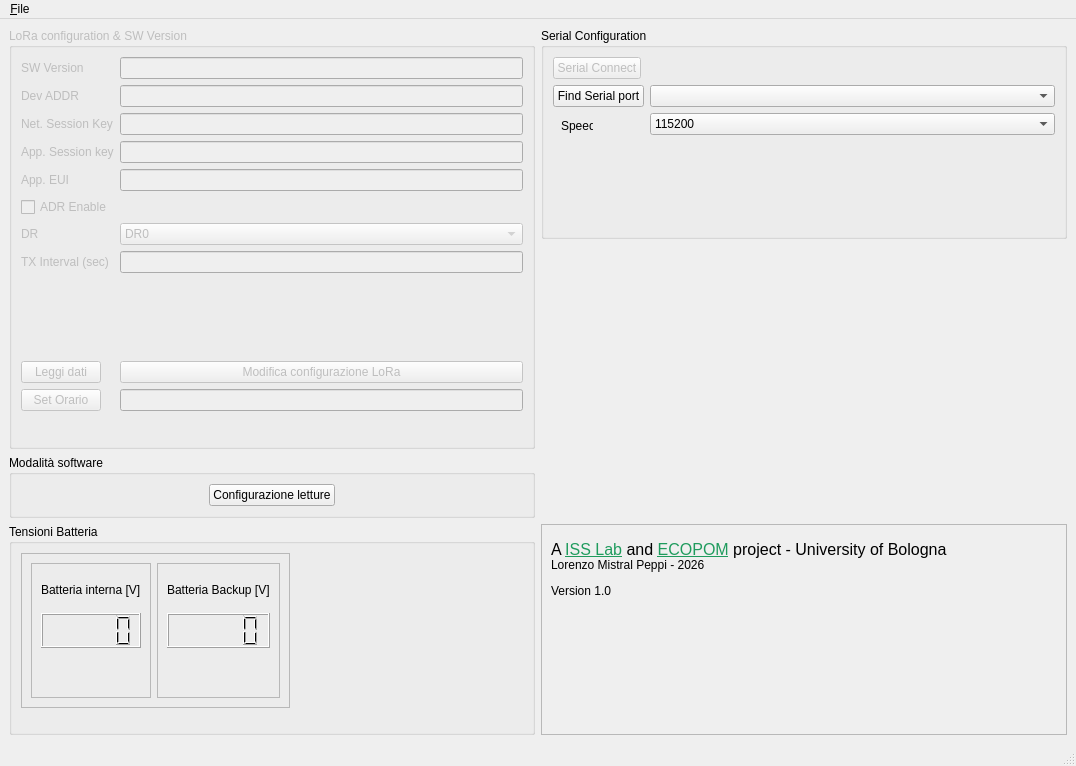
<?xml version="1.0" encoding="UTF-8"?>
<ui version="4.0">
 <class>MainWindow</class>
 <widget class="QMainWindow" name="MainWindow">
  <property name="geometry">
   <rect>
    <x>0</x>
    <y>0</y>
    <width>1076</width>
    <height>766</height>
   </rect>
  </property>
  <property name="windowTitle">
   <string>MainWindow</string>
  </property>
  <widget class="QWidget" name="centralwidget">
   <layout class="QGridLayout" name="gridLayout_2">
    <item row="0" column="0" rowspan="2">
     <widget class="QGroupBox" name="groupBox_LoRaConfiguration">
      <property name="enabled">
       <bool>false</bool>
      </property>
      <property name="title">
       <string>LoRa configuration &amp;&amp; SW Version</string>
      </property>
      <layout class="QFormLayout" name="formLayout">
       <item row="1" column="0">
        <widget class="QLabel" name="label_devEUI">
         <property name="text">
          <string>Dev ADDR</string>
         </property>
        </widget>
       </item>
       <item row="1" column="1">
        <widget class="QLineEdit" name="line_devADDR"/>
       </item>
       <item row="2" column="0">
        <widget class="QLabel" name="label_NSK">
         <property name="text">
          <string>Net. Session Key</string>
         </property>
        </widget>
       </item>
       <item row="2" column="1">
        <widget class="QLineEdit" name="line_NSK"/>
       </item>
       <item row="3" column="0">
        <widget class="QLabel" name="label_5">
         <property name="text">
          <string>App. Session key</string>
         </property>
        </widget>
       </item>
       <item row="3" column="1">
        <widget class="QLineEdit" name="line_ASK"/>
       </item>
       <item row="4" column="0">
        <widget class="QLabel" name="label_appEui">
         <property name="text">
          <string>App. EUI</string>
         </property>
        </widget>
       </item>
       <item row="4" column="1">
        <widget class="QLineEdit" name="lineEdit_appEui"/>
       </item>
       <item row="5" column="0">
        <widget class="QCheckBox" name="checkBoxADR">
         <property name="enabled">
          <bool>false</bool>
         </property>
         <property name="text">
          <string>ADR Enable</string>
         </property>
        </widget>
       </item>
       <item row="6" column="0">
        <widget class="QLabel" name="label_8">
         <property name="text">
          <string>DR</string>
         </property>
        </widget>
       </item>
       <item row="6" column="1">
        <widget class="QComboBox" name="comboBox_DRSelection">
         <property name="editable">
          <bool>false</bool>
         </property>
         <item>
          <property name="text">
           <string>DR0</string>
          </property>
         </item>
         <item>
          <property name="text">
           <string>DR1</string>
          </property>
         </item>
         <item>
          <property name="text">
           <string>DR2</string>
          </property>
         </item>
         <item>
          <property name="text">
           <string>DR3</string>
          </property>
         </item>
         <item>
          <property name="text">
           <string>DR4</string>
          </property>
         </item>
         <item>
          <property name="text">
           <string>DR5</string>
          </property>
         </item>
        </widget>
       </item>
       <item row="8" column="0">
        <widget class="QLabel" name="label_7">
         <property name="text">
          <string>TX Interval (sec)</string>
         </property>
        </widget>
       </item>
       <item row="8" column="1">
        <widget class="QLineEdit" name="lineEdit_TXInterva"/>
       </item>
       <item row="10" column="1">
        <spacer name="verticalSpacer_2">
         <property name="orientation">
          <enum>Qt::Orientation::Vertical</enum>
         </property>
         <property name="sizeHint" stdset="0">
          <size>
           <width>254</width>
           <height>22</height>
          </size>
         </property>
        </spacer>
       </item>
       <item row="11" column="0">
        <widget class="QPushButton" name="pushLeggiDati">
         <property name="text">
          <string>Leggi dati</string>
         </property>
        </widget>
       </item>
       <item row="11" column="1">
        <widget class="QPushButton" name="pushModificaLoRaConfig">
         <property name="enabled">
          <bool>false</bool>
         </property>
         <property name="text">
          <string>Modifica configurazione LoRa</string>
         </property>
        </widget>
       </item>
       <item row="0" column="1">
        <widget class="QLineEdit" name="lineEdit_SWVersion">
         <property name="readOnly">
          <bool>true</bool>
         </property>
        </widget>
       </item>
       <item row="0" column="0">
        <widget class="QLabel" name="label_SWVersio">
         <property name="text">
          <string>SW Version</string>
         </property>
        </widget>
       </item>
       <item row="12" column="0">
        <widget class="QPushButton" name="push_SetOrario">
         <property name="text">
          <string>Set Orario</string>
         </property>
        </widget>
       </item>
       <item row="13" column="1">
        <spacer name="horizontalSpacer">
         <property name="orientation">
          <enum>Qt::Orientation::Horizontal</enum>
         </property>
         <property name="sizeHint" stdset="0">
          <size>
           <width>40</width>
           <height>20</height>
          </size>
         </property>
        </spacer>
       </item>
       <item row="12" column="1">
        <widget class="QLineEdit" name="lineEdit_OrarioLetto"/>
       </item>
      </layout>
     </widget>
    </item>
    <item row="0" column="1">
     <widget class="QGroupBox" name="groupBox">
      <property name="enabled">
       <bool>true</bool>
      </property>
      <property name="title">
       <string>Serial Configuration</string>
      </property>
      <layout class="QFormLayout" name="formLayout_2">
       <item row="0" column="0">
        <widget class="QPushButton" name="push_serialConnect">
         <property name="enabled">
          <bool>false</bool>
         </property>
         <property name="text">
          <string>Serial Connect</string>
         </property>
        </widget>
       </item>
       <item row="0" column="1">
        <widget class="QLabel" name="label_3">
         <property name="text">
          <string>&lt;html&gt;&lt;head/&gt;&lt;body&gt;&lt;p&gt;&lt;img src=&quot;:/immaginiBottone/img/red.png&quot;/&gt;&lt;/p&gt;&lt;/body&gt;&lt;/html&gt;</string>
         </property>
        </widget>
       </item>
       <item row="1" column="0">
        <widget class="QPushButton" name="push_SerialFind">
         <property name="enabled">
          <bool>true</bool>
         </property>
         <property name="text">
          <string>Find Serial port</string>
         </property>
        </widget>
       </item>
       <item row="4" column="0">
        <widget class="QLabel" name="label">
         <property name="text">
          <string/>
         </property>
        </widget>
       </item>
       <item row="1" column="1">
        <widget class="QComboBox" name="comboBox_comNumber"/>
       </item>
       <item row="2" column="1">
        <widget class="QComboBox" name="comboBox_serialSpeed">
         <item>
          <property name="text">
           <string>115200</string>
          </property>
         </item>
         <item>
          <property name="text">
           <string>9600</string>
          </property>
         </item>
        </widget>
       </item>
       <item row="4" column="1">
        <spacer name="verticalSpacer_4">
         <property name="orientation">
          <enum>Qt::Orientation::Vertical</enum>
         </property>
         <property name="sizeHint" stdset="0">
          <size>
           <width>20</width>
           <height>40</height>
          </size>
         </property>
        </spacer>
       </item>
      </layout>
      <widget class="QLabel" name="label_serialSpeed">
       <property name="geometry">
        <rect>
         <x>20</x>
         <y>90</y>
         <width>32</width>
         <height>16</height>
        </rect>
       </property>
       <property name="text">
        <string>Speed</string>
       </property>
      </widget>
     </widget>
    </item>
    <item row="1" column="1">
     <spacer name="verticalSpacer_5">
      <property name="orientation">
       <enum>Qt::Orientation::Vertical</enum>
      </property>
      <property name="sizeHint" stdset="0">
       <size>
        <width>20</width>
        <height>206</height>
       </size>
      </property>
     </spacer>
    </item>
    <item row="2" column="0">
     <widget class="QGroupBox" name="groupBox_Modalita">
      <property name="title">
       <string>Modalità software</string>
      </property>
      <layout class="QHBoxLayout" name="horizontalLayout">
       <item>
        <spacer name="horizontalSpacer_3">
         <property name="orientation">
          <enum>Qt::Orientation::Horizontal</enum>
         </property>
         <property name="sizeHint" stdset="0">
          <size>
           <width>40</width>
           <height>20</height>
          </size>
         </property>
        </spacer>
       </item>
       <item>
        <widget class="QPushButton" name="pushConfigLetture">
         <property name="text">
          <string>Configurazione letture</string>
         </property>
        </widget>
       </item>
       <item>
        <spacer name="horizontalSpacer_4">
         <property name="orientation">
          <enum>Qt::Orientation::Horizontal</enum>
         </property>
         <property name="sizeHint" stdset="0">
          <size>
           <width>23</width>
           <height>20</height>
          </size>
         </property>
        </spacer>
       </item>
      </layout>
     </widget>
    </item>
    <item row="3" column="0">
     <widget class="QGroupBox" name="TensioniBatterie">
      <property name="title">
       <string>Tensioni Batteria</string>
      </property>
      <layout class="QFormLayout" name="formLayout_3">
       <item row="0" column="0">
        <widget class="QFrame" name="frameGraficaBatterie">
         <property name="frameShape">
          <enum>QFrame::Shape::StyledPanel</enum>
         </property>
         <property name="frameShadow">
          <enum>QFrame::Shadow::Raised</enum>
         </property>
         <layout class="QHBoxLayout" name="horizontalLayout_3">
          <item>
           <widget class="QFrame" name="frameVBatt">
            <property name="frameShape">
             <enum>QFrame::Shape::StyledPanel</enum>
            </property>
            <property name="frameShadow">
             <enum>QFrame::Shadow::Raised</enum>
            </property>
            <layout class="QVBoxLayout" name="verticalLayout">
             <item>
              <widget class="QLabel" name="label_2">
               <property name="text">
                <string>Batteria interna [V]</string>
               </property>
              </widget>
             </item>
             <item>
              <widget class="QLCDNumber" name="lcdNumberVBatt"/>
             </item>
             <item>
              <widget class="QWidget" name="IndicatoreVBatt" native="true"/>
             </item>
            </layout>
           </widget>
          </item>
          <item>
           <widget class="QFrame" name="frameVBackup">
            <property name="frameShape">
             <enum>QFrame::Shape::StyledPanel</enum>
            </property>
            <property name="frameShadow">
             <enum>QFrame::Shadow::Raised</enum>
            </property>
            <layout class="QVBoxLayout" name="verticalLayout_2">
             <item>
              <widget class="QLabel" name="label_4">
               <property name="text">
                <string>Batteria Backup [V]</string>
               </property>
              </widget>
             </item>
             <item>
              <widget class="QLCDNumber" name="lcdNumberVBackup"/>
             </item>
             <item>
              <widget class="QWidget" name="IndicatoreVBackup" native="true"/>
             </item>
            </layout>
           </widget>
          </item>
         </layout>
        </widget>
       </item>
       <item row="0" column="1">
        <spacer name="verticalSpacer_3">
         <property name="orientation">
          <enum>Qt::Orientation::Vertical</enum>
         </property>
         <property name="sizeHint" stdset="0">
          <size>
           <width>20</width>
           <height>40</height>
          </size>
         </property>
        </spacer>
       </item>
      </layout>
     </widget>
    </item>
    <item row="3" column="1">
     <widget class="QFrame" name="frame">
      <property name="frameShape">
       <enum>QFrame::Shape::StyledPanel</enum>
      </property>
      <property name="frameShadow">
       <enum>QFrame::Shadow::Raised</enum>
      </property>
      <widget class="QLabel" name="label_6">
       <property name="geometry">
        <rect>
         <x>20</x>
         <y>70</y>
         <width>491</width>
         <height>131</height>
        </rect>
       </property>
       <property name="sizePolicy">
        <sizepolicy hsizetype="Ignored" vsizetype="Ignored">
         <horstretch>0</horstretch>
         <verstretch>0</verstretch>
        </sizepolicy>
       </property>
       <property name="text">
        <string>&lt;html&gt;&lt;head/&gt;&lt;body&gt;&lt;p&gt;&lt;img src=&quot;:/img/img/ISS-ECOPOM.png&quot;/&gt;&lt;/p&gt;&lt;/body&gt;&lt;/html&gt;</string>
       </property>
       <property name="scaledContents">
        <bool>true</bool>
       </property>
      </widget>
      <widget class="QLabel" name="label_9">
       <property name="geometry">
        <rect>
         <x>10</x>
         <y>10</y>
         <width>411</width>
         <height>71</height>
        </rect>
       </property>
       <property name="text">
        <string>&lt;html&gt;&lt;head/&gt;&lt;body&gt;&lt;p&gt;&lt;span style=&quot; font-size:12pt;&quot;&gt;A &lt;/span&gt;&lt;a href=&quot;https://github.com/ISS-Lab-Unibo&quot;&gt;&lt;span style=&quot; font-size:12pt; text-decoration: underline; color:#1f9b5d;&quot;&gt;ISS Lab&lt;/span&gt;&lt;/a&gt;&lt;span style=&quot; font-size:12pt;&quot;&gt; and &lt;/span&gt;&lt;a href=&quot;https://github.com/ECOPOM&quot;&gt;&lt;span style=&quot; font-size:12pt; text-decoration: underline; color:#1f9b5d;&quot;&gt;ECOPOM&lt;/span&gt;&lt;/a&gt;&lt;span style=&quot; font-size:12pt;&quot;&gt; project - University of Bologna&lt;/span&gt;&lt;br/&gt;Lorenzo Mistral Peppi - 2026&lt;/p&gt;&lt;p&gt;Version 1.0&lt;/p&gt;&lt;/body&gt;&lt;/html&gt;</string>
       </property>
      </widget>
     </widget>
    </item>
    <item row="2" column="1">
     <spacer name="horizontalSpacer_2">
      <property name="orientation">
       <enum>Qt::Orientation::Horizontal</enum>
      </property>
      <property name="sizeHint" stdset="0">
       <size>
        <width>40</width>
        <height>20</height>
       </size>
      </property>
     </spacer>
    </item>
   </layout>
  </widget>
  <widget class="QStatusBar" name="statusbar"/>
  <widget class="QMenuBar" name="menubar">
   <property name="geometry">
    <rect>
     <x>0</x>
     <y>0</y>
     <width>1076</width>
     <height>22</height>
    </rect>
   </property>
   <widget class="QMenu" name="menu_file">
    <property name="title">
     <string>&amp;File</string>
    </property>
    <addaction name="action_Exit"/>
   </widget>
   <addaction name="menu_file"/>
  </widget>
  <action name="action_Exit">
   <property name="text">
    <string>&amp;Exit</string>
   </property>
  </action>
  <action name="actionblabla">
   <property name="checkable">
    <bool>false</bool>
   </property>
   <property name="text">
    <string>blabla</string>
   </property>
  </action>
  <action name="actionblabla2">
   <property name="text">
    <string>blabla2</string>
   </property>
  </action>
 </widget>
 <resources>
  <include location="../risorse.qrc"/>
  <include location="../immaginiLoghi.qrc"/>
 </resources>
 <connections/>
</ui>
